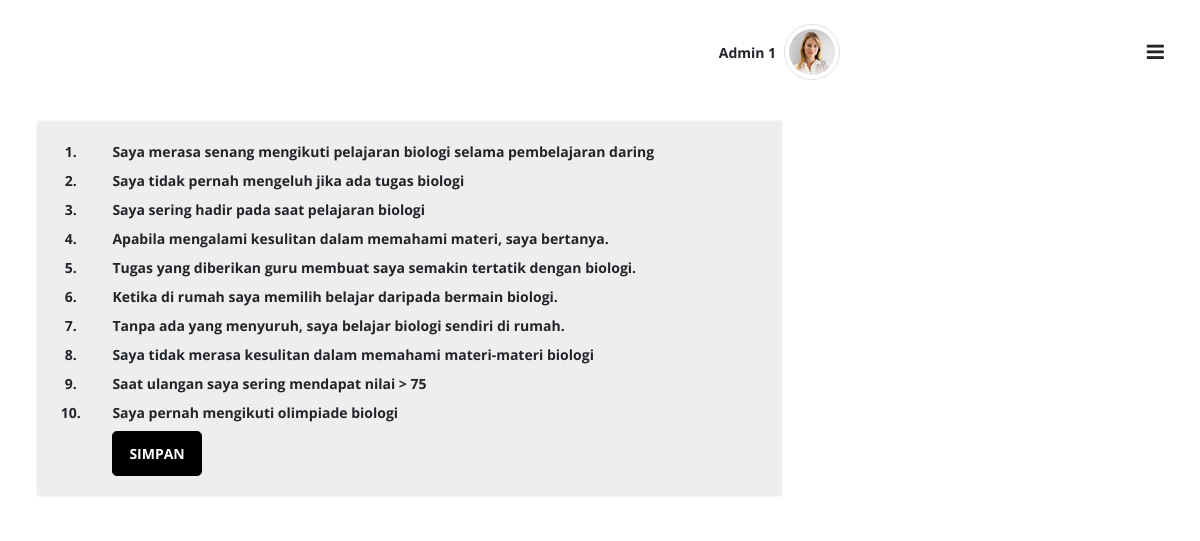
Page /student/survey.php (signed in) on the earlier database version.
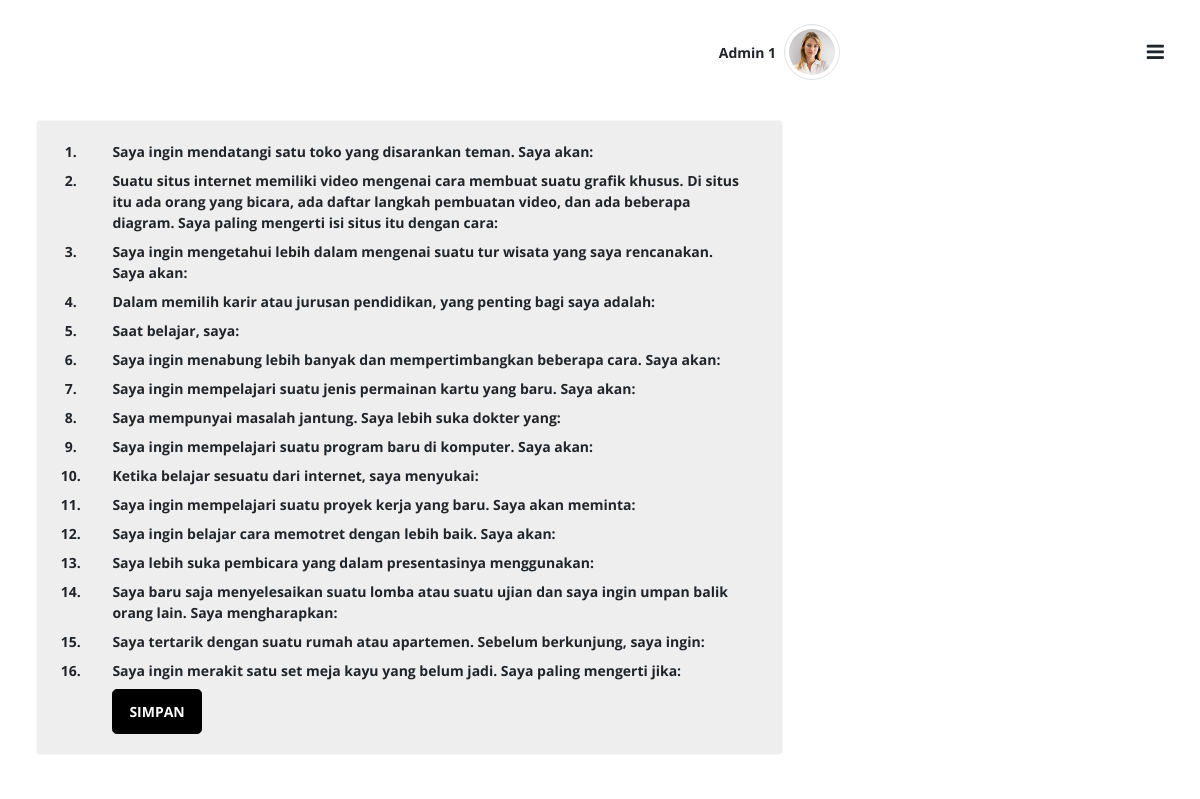
Same page on the later database version.
### tables this page shows
CREATE TABLE `survey_question` (
  `id` int(10) NOT NULL,
  `question` varchar(255) NOT NULL,
  `answer_a` varchar(255) NOT NULL,
  `answer_b` varchar(255) NOT NULL,
  `answer_c` varchar(255) NOT NULL,
  `answer_d` varchar(255) NOT NULL
);

### student/survey.php (the view, shortened to what this page needs)
<?php
include('../config/db.php');
?>
<!doctype html>
<html class="no-js" lang="en" dir="ltr">
<head>
    <link rel="stylesheet" href="../node_modules/owl.carousel2/dist/assets/owl.carousel.min.css" />
    <link rel="stylesheet" href="../assets/css/e-learn.style.min.css">
</head>
<body>
    <div id="elearn-layout" class="theme-purple">
        <div class="main px-lg-4 px-md-4">
            <?php include('../layout/header.php'); ?>
            <div class="body d-flex py-lg-3 py-md-2">
                <div class="container-xxl">
                    <div class="row clearfix g-3">
                        <div class="col-lg-8 col-md-12 flex-column">
                            <div class="row row-deck g-3">
                                <div class="col-12 col-xl-12 col-lg-12">
                                    <div class="card mb-3 color-bg-200">
                                        <div class="card-body">
                                            <form action="../action/save-survey.php" method="POST">
                                                <div class="row align-items-center">
                                                    <?php
                                                    $question = mysqli_query($conn, "SELECT * FROM survey_question");
                                                    $row_question = mysqli_fetch_all($question, MYSQLI_ASSOC);
foreach ($row_question as $q) { ?>
    <div class="row my-1">
        <div class="col text-center">
            <strong><?php echo $q['id']; ?>.</strong>
        </div>
        <div class="col-11">
            <strong><?php echo $q['question'] ?></strong>
        </div>
    </div>
<?php } ?>
                                                    <div class="row my-1">
                                                        <div class="col-11 offset-1">
                                                            <button type="submit"
                                                                class="btn btn-primary btn-lg"><b>SIMPAN</b></button>
                                                        </div>
                                                    </div>
                                                </div>
                                            </form>
                                        </div>
                                    </div>
                                </div>
                            </div>
                        </div>
                    </div>
                </div>
            </div>
        </div>
    </div>
</body>
</html>

### layout/header.php (shortened to what this page needs)
<div class="header">
    <nav class="navbar py-4">
        <div class="container-xxl">
            <div class="h-right d-flex align-items-center mr-5 mr-lg-0 order-1">
                <div class="dropdown user-profile ml-2 ml-sm-3 d-flex align-items-center zindex-popover">
                    <div class="u-info me-2">
                        <p class="mb-0 text-end line-height-sm "><span class="font-weight-bold">
                                <?php echo $_SESSION['name'] ?>
                            </span></p>
                    </div>
                    <a class="nav-link dropdown-toggle pulse p-0" href="#" role="button" data-bs-toggle="dropdown"
                        data-bs-display="static">
                        <img class="avatar lg rounded-circle img-thumbnail" src="../assets/images/profile_av.png"
                            alt="profile">
                    </a>
                </div>
            </div>
            <button class="navbar-toggler p-0 border-0 menu-toggle order-3" type="button" data-bs-toggle="collapse"
                data-bs-target="#mainHeader">
                <span class="fa fa-bars"></span>
            </button>
        </div>
    </nav>
</div>

Differences in the rows shown:
changed survey_question id 1: question "Saya merasa senang mengikuti pelajaran biologi selama pembelajaran daring" → "Saya ingin mendatangi satu toko yang disarankan teman. Saya akan:"
changed survey_question id 2: question "Saya tidak pernah mengeluh jika ada tugas biologi" → "Suatu situs internet memiliki video mengenai cara membuat suatu grafik khusus. Di situs itu ada orang yang bicara, ada daftar langkah pembuatan video, dan ada beberapa diagram. Saya paling mengerti isi situs itu dengan cara:"
changed survey_question id 3: question "Saya sering hadir pada saat pelajaran biologi" → "Saya ingin mengetahui lebih dalam mengenai suatu tur wisata yang saya rencanakan. Saya akan:"
changed survey_question id 4: question "Apabila mengalami kesulitan dalam memahami materi, saya bertanya." → "Dalam memilih karir atau jurusan pendidikan, yang penting bagi saya adalah:"
changed survey_question id 5: question "Tugas yang diberikan guru membuat saya semakin tertatik dengan biologi." → "Saat belajar, saya:"
changed survey_question id 6: question "Ketika di rumah saya memilih belajar daripada bermain biologi." → "Saya ingin menabung lebih banyak dan mempertimbangkan beberapa cara. Saya akan:"
changed survey_question id 7: question "Tanpa ada yang menyuruh, saya belajar biologi sendiri di rumah." → "Saya ingin mempelajari suatu jenis permainan kartu yang baru. Saya akan:"
changed survey_question id 8: question "Saya tidak merasa kesulitan dalam memahami materi-materi biologi" → "Saya mempunyai masalah jantung. Saya lebih suka dokter yang:"
changed survey_question id 9: question "Saat ulangan saya sering mendapat nilai > 75" → "Saya ingin mempelajari suatu program baru di komputer. Saya akan:"
changed survey_question id 10: question "Saya pernah mengikuti olimpiade biologi" → "Ketika belajar sesuatu dari internet, saya menyukai:"
added survey_question: id "11", question "Saya ingin mempelajari suatu proyek kerja yang baru. Saya akan meminta:"
added survey_question: id "12", question "Saya ingin belajar cara memotret dengan lebih baik. Saya akan:"
added survey_question: id "13", question "Saya lebih suka pembicara yang dalam presentasinya menggunakan:"
added survey_question: id "14", question "Saya baru saja menyelesaikan suatu lomba atau suatu ujian dan saya ingin umpan balik orang lain. Saya mengharapkan:"
added survey_question: id "15", question "Saya tertarik dengan suatu rumah atau apartemen. Sebelum berkunjung, saya ingin:"
added survey_question: id "16", question "Saya ingin merakit satu set meja kayu yang belum jadi. Saya paling mengerti jika:"
